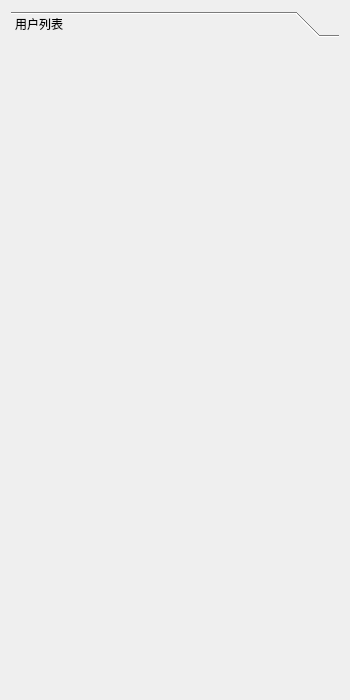
<?xml version="1.0" encoding="UTF-8"?>
<ui version="4.0">
 <class>MainBoard</class>
 <widget class="QWidget" name="MainBoard">
  <property name="geometry">
   <rect>
    <x>0</x>
    <y>0</y>
    <width>350</width>
    <height>700</height>
   </rect>
  </property>
  <property name="windowTitle">
   <string>Form</string>
  </property>
  <layout class="QVBoxLayout" name="verticalLayout">
   <item>
    <widget class="QToolBox" name="toolBox">
     <property name="currentIndex">
      <number>0</number>
     </property>
     <widget class="QWidget" name="page">
      <property name="geometry">
       <rect>
        <x>0</x>
        <y>0</y>
        <width>324</width>
        <height>639</height>
       </rect>
      </property>
      <attribute name="label">
       <string>用户列表</string>
      </attribute>
      <layout class="QVBoxLayout" name="verticalLayout_2">
       <item>
        <layout class="QFormLayout" name="FL_Users"/>
       </item>
      </layout>
     </widget>
    </widget>
   </item>
  </layout>
 </widget>
 <resources/>
 <connections/>
</ui>
